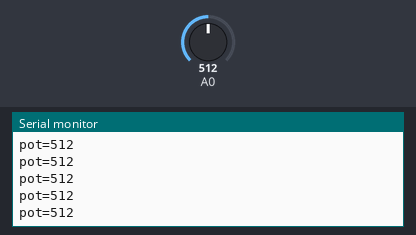
A sketch run on a simulated Arduino Uno, built with avr-gcc and run on an emulated ATmega328P. Parts: the last lines printed to the serial monitor. The inputs (shaded band) are chosen by the test bench; at power-on: A0 = 512.

Above: at 1.2 s.
1.3 s: A0 set to 716
At 1.68 s:
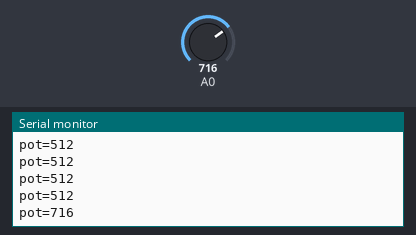
2.8 s: A0 set to 900
At 2.93 s:
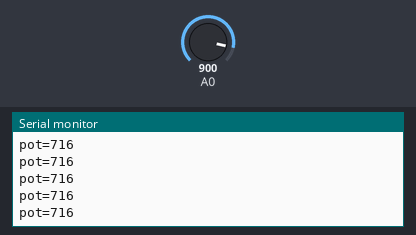
Timing chart, 0 to 5.8 s (numbered marks = the images above; inputs shaded):
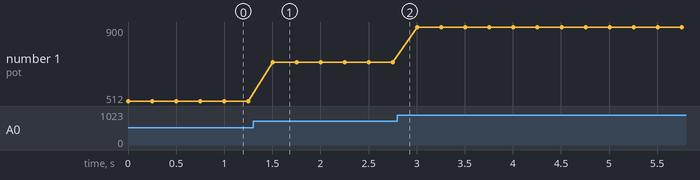

The sketch:

uno-pot.ino
```cpp
void setup() { Serial.begin(9600); }
void loop() { Serial.print("pot="); Serial.println(analogRead(A0)); delay(250); }
```

Measured:
- after the input at 1.3 s, the serial monitor: prints a new line after 0.20 s (image 1)
- plotted number 1: 512 → 716 after the input at 1.3 s, 716 → 900 after the input at 2.8 s
